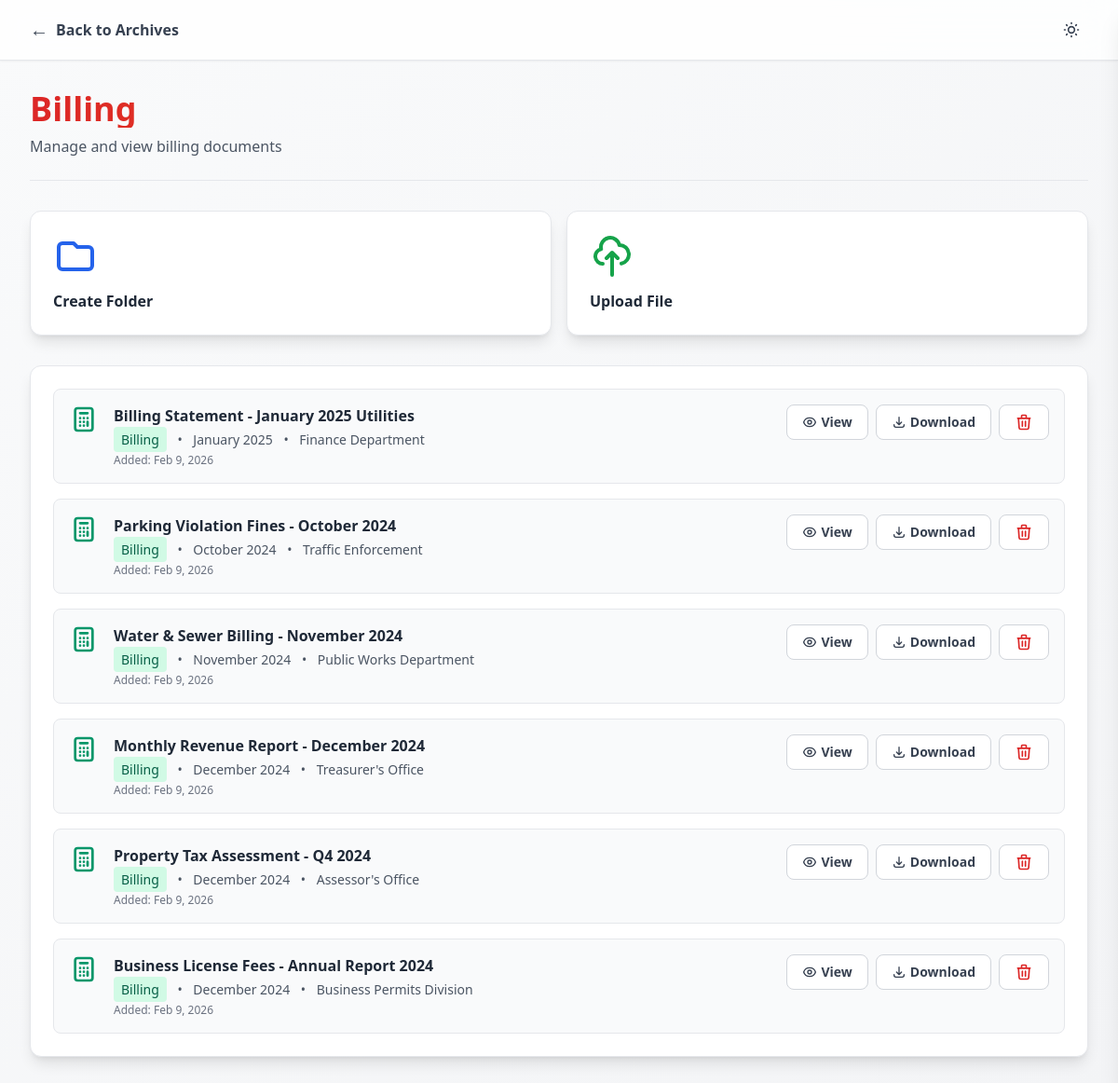
/billing.php, run on the app's committed database.
### tables this page shows
CREATE TABLE legislative_records (
    id INT AUTO_INCREMENT PRIMARY KEY,
    title VARCHAR(255) NOT NULL,
    type VARCHAR(50) NOT NULL,
    month VARCHAR(20) NOT NULL,
    year YEAR NOT NULL,
    author VARCHAR(100) NOT NULL,
    file_path VARCHAR(255) NULL,
    created_at TIMESTAMP DEFAULT CURRENT_TIMESTAMP,
    last_accessed TIMESTAMP NULL
);

### billing.php (the view, shortened to what this page needs)
<?php
include 'authdatabase.php';
$sql = "SELECT id, title, type, month, year, author, created_at, last_accessed FROM legislative_records WHERE type = 'Billing' ORDER BY year DESC, month DESC, created_at DESC";
$result = $conn->query($sql);
$billing_records = [];
if ($result && $result->num_rows > 0) {
    while ($row = $result->fetch_assoc()) {
        $billing_records[] = $row;
    }
}
?>
<!DOCTYPE html>
<html lang="en" class="h-full">
<head>
    <script src="https://cdn.tailwindcss.com"></script>
</head>
<body class="min-h-screen bg-gradient-to-br from-gray-50 to-gray-100 dark:from-slate-900 dark:to-slate-800 text-gray-900 dark:text-gray-100 transition-colors duration-200">
    <header class="sticky top-0 z-50 bg-white/80 dark:bg-slate-900/80 backdrop-blur-lg border-b border-gray-200 dark:border-slate-700 shadow-sm">
        <div class="max-w-7xl mx-auto px-4 sm:px-6 lg:px-8">
            <div class="flex items-center justify-between h-16">
                <div class="flex items-center space-x-4">
                    <a href="archives-landing.php" class="flex items-center space-x-2 text-gray-700 dark:text-gray-300 hover:text-red-600 dark:hover:text-red-400 transition-colors">
                        <span class="text-xl">←</span>
                        <span class="font-semibold">Back to Archives</span>
                    </a>
                </div>
                <div class="flex items-center space-x-3">
                    <button id="themeToggle" class="p-2 rounded-lg hover:bg-gray-100 dark:hover:bg-slate-800 transition-colors" title="Toggle theme">
                    </button>
                </div>
            </div>
        </div>
    </header>
    <main class="max-w-7xl mx-auto px-4 sm:px-6 lg:px-8 py-8">
        <div class="mb-8 pb-6 border-b border-gray-200 dark:border-slate-700">
            <h1 class="text-4xl font-bold bg-gradient-to-r from-red-600 to-orange-500 bg-clip-text text-transparent mb-2">Billing</h1>
            <p class="text-gray-600 dark:text-gray-400">Manage and view billing documents</p>
        </div>
        <div class="grid grid-cols-1 sm:grid-cols-2 gap-4 mb-8">
            <div onclick="createFolder()" class="bg-white dark:bg-slate-800 rounded-xl shadow-lg border border-gray-200 dark:border-slate-700 p-6 hover:shadow-xl transition-all cursor-pointer group">
                <div class="mb-3 group-hover:scale-110 transition-transform">
                    <svg class="w-12 h-12 text-blue-600 dark:text-blue-400" fill="none" stroke="currentColor" viewBox="0 0 24 24">
                        <path stroke-linecap="round" stroke-linejoin="round" stroke-width="2" d="M3 7v10a2 2 0 002 2h14a2 2 0 002-2V9a2 2 0 00-2-2h-6l-2-2H5a2 2 0 00-2 2z" />
                    </svg>
                </div>
                <div class="font-semibold text-gray-800 dark:text-gray-200">Create Folder</div>
            </div>
            <div onclick="uploadFile()" class="bg-white dark:bg-slate-800 rounded-xl shadow-lg border border-gray-200 dark:border-slate-700 p-6 hover:shadow-xl transition-all cursor-pointer group">
                <div class="mb-3 group-hover:scale-110 transition-transform">
                    <svg class="w-12 h-12 text-green-600 dark:text-green-400" fill="none" stroke="currentColor" viewBox="0 0 24 24">
                        <path stroke-linecap="round" stroke-linejoin="round" stroke-width="2" d="M7 16a4 4 0 01-.88-7.903A5 5 0 1115.9 6L16 6a5 5 0 011 9.9M15 13l-3-3m0 0l-3 3m3-3v12" />
                    </svg>
                </div>
                <div class="font-semibold text-gray-800 dark:text-gray-200">Upload File</div>
            </div>
        </div>
        <div class="bg-white dark:bg-slate-800 rounded-xl shadow-lg border border-gray-200 dark:border-slate-700 p-6">
            <div id="filesList" class="space-y-4">
                <?php if (empty($billing_records)): ?>
                    <div class="text-center py-12">
                        <svg class="w-16 h-16 mx-auto mb-4 text-gray-400 dark:text-gray-600" fill="none" stroke="currentColor" viewBox="0 0 24 24">
                            <path stroke-linecap="round" stroke-linejoin="round" stroke-width="2" d="M9 12h6m-6 4h6m2 5H7a2 2 0 01-2-2V5a2 2 0 012-2h5.586a1 1 0 01.707.293l5.414 5.414a1 1 0 01.293.707V19a2 2 0 01-2 2z" />
                        </svg>
                        <div class="text-xl font-semibold text-gray-800 dark:text-gray-200 mb-2">No Billing Records Found</div>
                        <div class="text-gray-600 dark:text-gray-400">Billing documents will appear here once uploaded</div>
                    </div>
                <?php else: ?>
                    <?php foreach ($billing_records as $record): ?>
                        <div class="bg-gray-50 dark:bg-slate-700 rounded-lg p-4 hover:shadow-md transition-shadow border border-gray-200 dark:border-slate-600">
                            <div class="flex items-start space-x-4">
                                <div class="flex-shrink-0">
                                </div>
                                <div class="flex-1">
                                    <div class="font-semibold text-gray-800 dark:text-gray-200 mb-1"><?php echo htmlspecialchars($record['title']); ?></div>
                                    <div class="text-sm text-gray-600 dark:text-gray-400">
                                        <span class="px-2 py-1 bg-emerald-100 dark:bg-emerald-900/30 text-emerald-800 dark:text-emerald-300 rounded"><?php echo htmlspecialchars($record['type']); ?></span>
                                        <span class="mx-2">•</span>
                                        <span><?php echo htmlspecialchars($record['month'] . ' ' . $record['year']); ?></span>
                                        <span class="mx-2">•</span>
                                        <span><?php echo htmlspecialchars($record['author']); ?></span>
                                    </div>
                                    <div class="text-xs text-gray-500 dark:text-gray-500 mt-1">
                                        Added: <?php echo date('M j, Y', strtotime($record['created_at'])); ?>
                                    </div>
                                </div>
                                <div class="flex items-center space-x-2">
                                    <button onclick="openSideViewerServer(<?php echo $record['id']; ?>, '<?php echo addslashes(htmlspecialchars($record['title'])); ?>', '<?php echo addslashes(htmlspecialchars($record['type'])); ?>', '<?php echo addslashes(htmlspecialchars($record['month'])); ?>', '<?php echo addslashes(htmlspecialchars($record['year'])); ?>', '<?php echo addslashes(htmlspecialchars($record['author'])); ?>', '<?php echo addslashes(htmlspecialchars($record['created_at'])); ?>', '<?php echo addslashes(htmlspecialchars($record['last_accessed'] ?? '')); ?>')" class="px-4 py-2 text-sm font-semibold text-gray-700 dark:text-gray-300 bg-white dark:bg-slate-700 border border-gray-300 dark:border-slate-600 rounded-lg hover:bg-gray-50 dark:hover:bg-slate-600 transition-colors flex items-center space-x-1" title="View">
                                            <span>View</span>
                                    </button>
                                    <button onclick="openDownloadPopup(<?php echo $record['id']; ?>, '<?php echo addslashes(htmlspecialchars($record['title'])); ?>', '<?php echo addslashes(htmlspecialchars($record['type'])); ?>', '<?php echo addslashes(htmlspecialchars($record['month'])); ?>', '<?php echo addslashes(htmlspecialchars($record['year'])); ?>', '<?php echo addslashes(htmlspecialchars($record['author'])); ?>')" class="px-4 py-2 text-sm font-semibold text-gray-700 dark:text-gray-300 bg-white dark:bg-slate-700 border border-gray-300 dark:border-slate-600 rounded-lg hover:bg-gray-50 dark:hover:bg-slate-600 transition-colors flex items-center space-x-1" title="Download">
                                        <svg class="w-4 h-4" fill="none" stroke="currentColor" viewBox="0 0 24 24"><path stroke-linecap="round" stroke-linejoin="round" stroke-width="2" d="M4 16v1a3 3 0 003 3h10a3 3 0 003-3v-1m-4-4l-4 4m0 0l-4-4m4 4V4" /></svg>
                                            <span>Download</span>
                                    </button>
                                     <button onclick="openDeleteConfirm(<?php echo $record['id']; ?>, '<?php echo addslashes(htmlspecialchars($record['title'])); ?>')" class="px-4 py-2 text-sm font-semibold text-gray-700 dark:text-gray-300 bg-white dark:bg-slate-700 border border-gray-300 dark:border-slate-600 rounded-lg hover:bg-gray-50 dark:hover:bg-slate-600 transition-colors flex items-center space-x-1" title="Delete">
                                        <svg class="w-5 h-5 text-red-600 dark:text-red-400" fill="none" stroke="currentColor" viewBox="0 0 24 24">
                                            <path stroke-linecap="round" stroke-linejoin="round" stroke-width="2" d="M19 7l-.867 12.142A2 2 0 0116.138 21H7.862a2 2 0 01-1.995-1.858L5 7m5 4v6m4-6v6m1-10V4a1 1 0 00-1-1h-4a1 1 0 00-1 1v3M4 7h16" />
                                         </svg>
                                    </button>
                                </div>
                            </div>
                        </div>
                    <?php endforeach; ?>
                <?php endif; ?>
            </div>
        </div>
    </main>
</body>
</html>

### data on the page
legislative_records: title "Billing Statement - January 2025 Utilities", type "Billing", month+year "January 2025", author "Finance Department", created_at "Feb 9, 2026"
legislative_records: title "Parking Violation Fines - October 2024", type "Billing", month+year "October 2024", author "Traffic Enforcement", created_at "Feb 9, 2026"
legislative_records: title "Water & Sewer Billing - November 2024", type "Billing", month+year "November 2024", author "Public Works Department", created_at "Feb 9, 2026"
legislative_records: title "Monthly Revenue Report - December 2024", type "Billing", month+year "December 2024", author "Treasurer's Office", created_at "Feb 9, 2026"
legislative_records: title "Property Tax Assessment - Q4 2024", type "Billing", month+year "December 2024", author "Assessor's Office", created_at "Feb 9, 2026"
legislative_records: title "Business License Fees - Annual Report 2024", type "Billing", month+year "December 2024", author "Business Permits Division", created_at "Feb 9, 2026"
